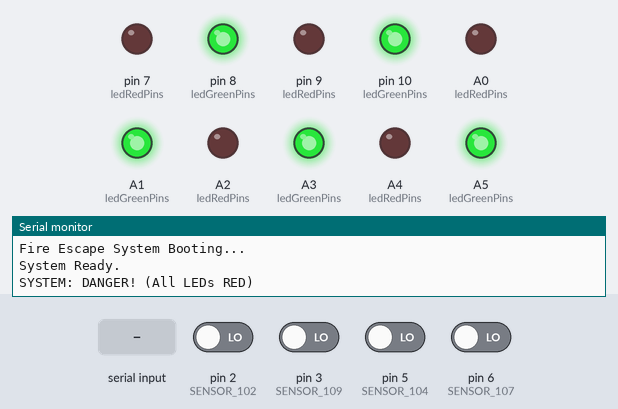
Bench run of a sketch on a simulated Arduino Uno, built with avr-gcc and run on an emulated ATmega328P. Shown: output pins drawn as LEDs (lit = HIGH), the last lines printed to the serial monitor. Inputs (shaded band) come from the test bench; at power-on: pin 2 (SENSOR_102), pin 3 (SENSOR_109), pin 5 (SENSOR_104), pin 6 (SENSOR_107) LOW.

Above: at 1.2 s.
1.3 s: pin 2 (SENSOR_102) driven HIGH
At 2.1 s:
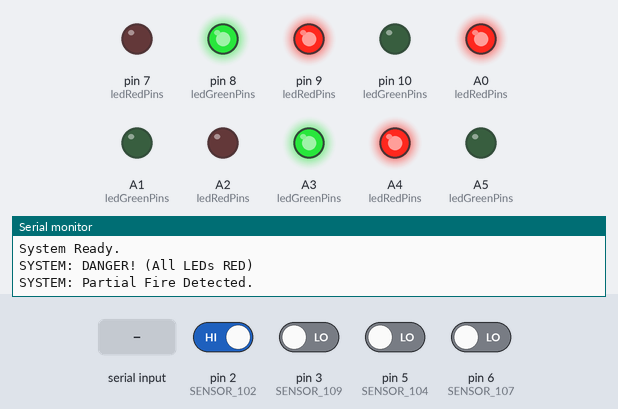
2.8 s: pin 5 (SENSOR_104) driven HIGH
At 3.3 s:
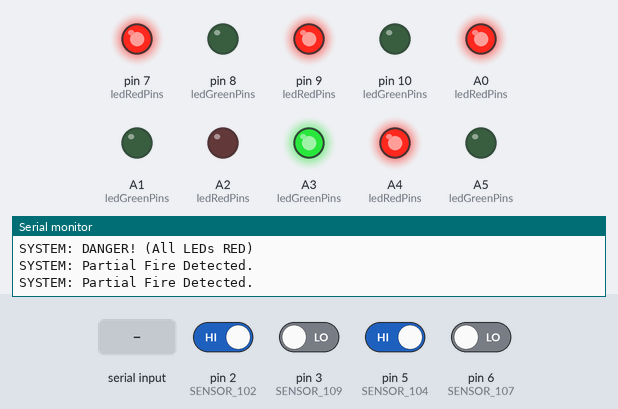
4.3 s: "1" received over the second serial link
At 5.5 s:
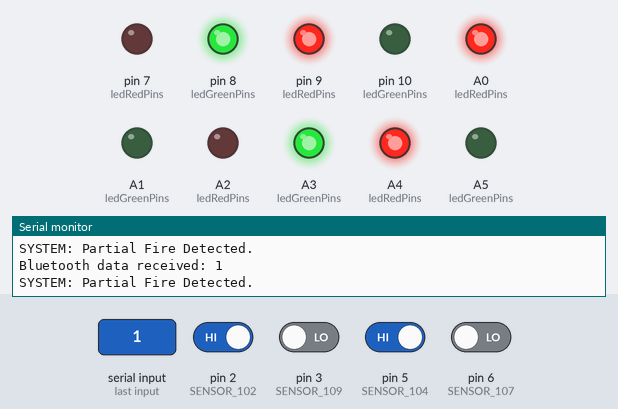
5.8 s: "3" received over the second serial link
At 6.9 s:
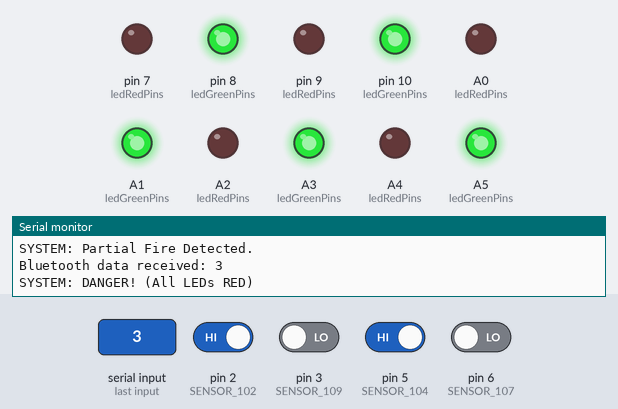
7.3 s: pin 3 (SENSOR_109) driven HIGH
At 8.1 s:
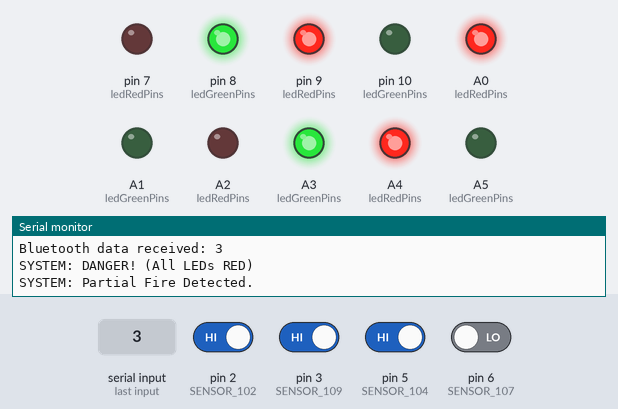
8.8 s: pin 6 (SENSOR_107) driven HIGH
At 9.3 s:
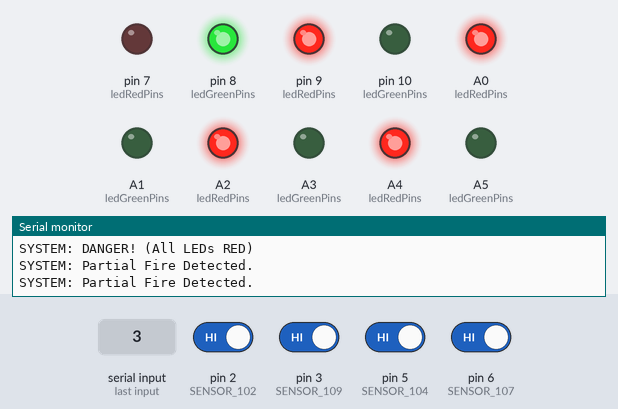
Timing chart, 0 to 11.3 s (numbered marks = the images above; inputs shaded):
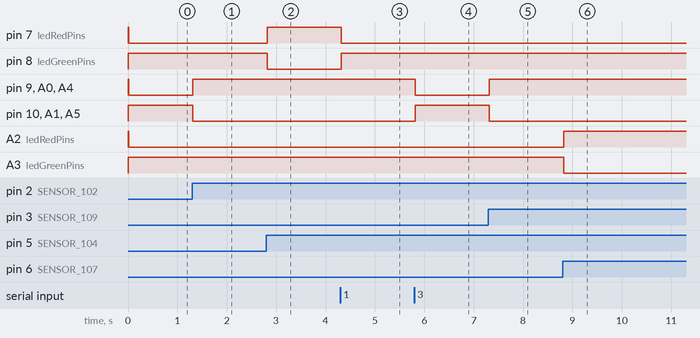

The sketch:

6case_led_control.ino
```cpp
/*
 * 프로젝트명: 지능형 화재 대피 유도 시스템 (FR-Table 기반)
 * MCU: Arduino UNO
 * 설명: 4개 구역의 화재 감지 센서와 블루투스 신호를 바탕으로
 * 요구사항(FR-05, 06, 07)에 정의된 고유 로직에 따라
 * 5개 구역(A,B,C,D,CS)의 2색 LED를 제어합니다.
 *
 * --- LED 작동 방식 ---
 * - 공통 애노드 (Common Anode)
 * - LED 공통 핀: 아두이노 5V
 * - LOW 신호 = 켜짐 (ON)
 * - HIGH 신호 = 꺼짐 (OFF)
 *
 * --- 핵심 로직 (FR-05, 06, 07) ---
 * 1. 평시 (0곳): ALL OFF
 * 2. 1~3곳 화재:
 * - A, C, CS = GREEN (항상 안전)
 * - B = RED (if 107 or 109) / else GREEN
 * - D = RED (if 102 or 104) / else GREEN
 * 3. 4곳 화재: ALL RED
 */

// 1. 라이브러리 포함
#include <SoftwareSerial.h>

// 2. 핀 번호 정의 (핀맵)
// ==========================================================
// HC-06 블루투스 핀
const int BT_RX_PIN = 11; // 아두이노 RX <- HC-06 TX
const int BT_TX_PIN = 12; // 아두이노 TX -> HC-06 RX (★★★ 전압분배 저항 필수 ★★★)

// 불꽃 감지 센서 핀 (입력)
const int SENSOR_102 = 2; // 1구역
const int SENSOR_109 = 3; // 2구역
const int SENSOR_104 = 5; // 3구역
const int SENSOR_107 = 6; // 4구역

// LED 루트 A (출력)
const int LED_A_RED = A0;
const int LED_A_GREEN = A1;

// LED 루트 B (출력)
const int LED_B_RED = A2;
const int LED_B_GREEN = A3;

// LED 루트 C (출력)
const int LED_C_RED = A4;
const int LED_C_GREEN = A5;

// LED 루트 D (출력)
const int LED_D_RED = 7;
const int LED_D_GREEN = 8;

// LED 센터스팟 (CS) (출력)
const int LED_CS_RED = 9;
const int LED_CS_GREEN = 10;


// 3. 전역 변수 및 객체 선언
// ==========================================================
// 블루투스 시리얼 객체 선언
SoftwareSerial btSerial(BT_RX_PIN, BT_TX_PIN);

// 센서 감지 상태 정의 (Active LOW)
const int FIRE_DETECTED = LOW;
const int NO_FIRE = HIGH;

// LED 제어 로직 정의 (공통 애노드)
const int LED_ON = LOW;
const int LED_OFF = HIGH;

// LED 상태 상수 (가독성)
const int STATE_OFF = 0;
const int STATE_RED = 1;
const int STATE_GREEN = 2;

// LED 핀 배열 (setLED 함수에서 사용)
// 순서: 0=A, 1=B, 2=C, 3=D, 4=CS
const int ledRedPins[5] = {LED_A_RED, LED_B_RED, LED_C_RED, LED_D_RED, LED_CS_RED};
const int ledGreenPins[5] = {LED_A_GREEN, LED_B_GREEN, LED_C_GREEN, LED_D_GREEN, LED_CS_GREEN};

// 화재 상태 저장 변수
// 순서: 0=102호, 1=109호, 2=104호, 3=107호
bool btFireState[4] = {false, false, false, false}; // 블루투스 가상 화재 상태
bool lastCombinedFireState[4] = {false, false, false, false}; // 깜빡임 방지용


// 4. setup() 함수 (초기 설정)
// ==========================================================
void setup() {
  // 시리얼 모니터 시작 (디버깅용)
  Serial.begin(9600);
  Serial.println("Fire Escape System Booting...");

  // 블루투스 시리얼 시작
  btSerial.begin(9600);

  // 핀 모드 설정: 불꽃 감지 센서 4개 (입력)
  pinMode(SENSOR_102, INPUT);
  pinMode(SENSOR_109, INPUT);
  pinMode(SENSOR_104, INPUT);
  pinMode(SENSOR_107, INPUT);

  // 핀 모드 설정: 2색 LED 핀 10개 (출력)
  for (int i = 0; i < 5; i++) {
    pinMode(ledRedPins[i], OUTPUT);
    pinMode(ledGreenPins[i], OUTPUT);
  }

  // 시스템 초기 상태(평시)로 설정 (모든 LED 끄기)
  resetToSafeMode();

  Serial.println("System Ready.");
}

// 5. loop() 함수 (메인 루프)
// ==========================================================
void loop() {
  // 1. 블루투스 입력 확인
  checkBluetooth();

  // 2. 물리적 화재 센서 값 읽기
  bool physicalFireState[4];
  checkFireSensors(physicalFireState);

  // 3. 최종 화재 상태 결정 (물리 센서 OR 블루투스 신호)
  bool combinedFireState[4];
  bool stateChanged = false; // 상태 변경 감지 플래그

  for (int i = 0; i < 4; i++) {
    combinedFireState[i] = physicalFireState[i] || btFireState[i];

    // 이전 상태와 비교하여 변경점이 있는지 확인 (깜빡임 방지)
    if (combinedFireState[i] != lastCombinedFireState[i]) {
      stateChanged = true;
    }
  }

  // 4. 시스템 상태가 변경되었을 때만 LED 업데이트
  if (stateChanged) {
    updateSystemOutputs(combinedFireState); // LED 업데이트 함수 호출

    // 5. 현재 상태를 '이전 상태'로 저장
    for (int i = 0; i < 4; i++) {
      lastCombinedFireState[i] = combinedFireState[i];
    }
  }

  // 시스템 안정화를 위한 짧은 딜레이
  delay(100);
}

// 6. 사용자 정의 함수 (기능별 분리)
// ==========================================================

/**
 * @brief 4개의 물리적 화재 센서 상태를 읽어 배열에 저장합니다.
 * @param pSensors (출력) 센서 상태를 저장할 bool 배열 (크기 4)
 */
void checkFireSensors(bool pSensors[]) {
  // Active LOW 방식: 감지되면 LOW(0), 평시는 HIGH(1)
  // 순서: 0=102호, 1=109호, 2=104호, 3=107호
  pSensors[0] = (digitalRead(SENSOR_102) == FIRE_DETECTED);
  pSensors[1] = (digitalRead(SENSOR_109) == FIRE_DETECTED);
  pSensors[2] = (digitalRead(SENSOR_104) == FIRE_DETECTED);
  pSensors[3] = (digitalRead(SENSOR_107) == FIRE_DETECTED);
}

/**
 * @brief 블루투스 시리얼 입력을 확인하고 btFireState를 업데이트합니다.
 */
void checkBluetooth() {
  if (btSerial.available()) {
    char data = btSerial.read();
    Serial.print("Bluetooth data received: ");
    Serial.println(data);

    switch (data) {
      case '1': // 102호(1구역) 가상 화재
        btFireState[0] = true;
        break;
      case '2': // 109호(2구역) 가상 화재
        btFireState[1] = true;
        break;
      case '3': // 104호(3구역) 가상 화재
        btFireState[2] = true;
        break;
      case '4': // 107호(4구역) 가상 화재
        btFireState[3] = true;
        break;
      case '0': // 시스템 리셋 (블루투스 신호만 리셋)
        for (int i = 0; i < 4; i++) {
          btFireState[i] = false;
        }
        Serial.println("Bluetooth triggers reset.");
        break;
    }
  }
}

/**
 * @brief ★★★ [핵심 로직] ★★★
 * 최종 화재 상태를 바탕으로 5개 LED 구역을 FR-05,06,07 로직으로 업데이트합니다.
 * @param fireState 최종 화재 상태 bool 배열 (크기 4)
 * [0]=102호, [1]=109호, [2]=104호, [3]=107호
 */
void updateSystemOutputs(bool fireState[]) {
  int fireCount = 0;
  for (int i = 0; i < 4; i++) {
    if (fireState[i]) {
      fireCount++;
    }
  }

  // --- 시나리오 1: 평시 (화재 0곳) ---
  if (fireCount == 0) {
    resetToSafeMode(); // 모든 LED 끄기
    Serial.println("SYSTEM: SAFE (All LEDs OFF)");
    return; // 함수 종료
  }

  // --- 시나리오 2: 최악 상황 (화재 4곳 모두) (FR-07) ---
  if (fireCount == 4) {
    Serial.println("SYSTEM: DANGER! (All LEDs RED)");
    // A, B, C, D, CS 모두 RED
    for (int i = 0; i < 5; i++) {
      setLED(i, STATE_RED);
    }
    return; // 함수 종료
  }

  // --- 시나리오 3: 1~3곳 화재 (FR-05, FR-06) ---
  Serial.println("SYSTEM: Partial Fire Detected.");

  // LED A: 항상 GREEN (FR-05)
  setLED(0, STATE_GREEN); // 0 = A

  // LED C: 항상 GREEN (FR-05)
  setLED(2, STATE_GREEN); // 2 = C

  // LED CS: 항상 GREEN (FR-06)
  setLED(4, STATE_GREEN); // 4 = CS

  // LED D: 102호(fireState[0]) 또는 104호(fireState[2]) 화재 시 RED (FR-05)
  if (fireState[0] || fireState[2]) {
    setLED(3, STATE_RED); // 3 = D
  } else {
    setLED(3, STATE_GREEN);
  }

  // LED B: 107호(fireState[3]) 또는 109호(fireState[1]) 화재 시 RED (FR-05)
  if (fireState[3] || fireState[1]) {
    setLED(1, STATE_RED); // 1 = B
  } else {
    setLED(1, STATE_GREEN);
  }
}


/**
 * @brief 지정된 2색 LED의 상태를 설정합니다 (공통 애노드 로직).
 * @param ledIndex LED 인덱스 (0:A, 1:B, 2:C, 3:D, 4:CS)
 * @param state 원하는 상태 (0: OFF, 1: RED, 2: GREEN)
 */
void setLED(int ledIndex, int state) {
  int redPin = ledRedPins[ledIndex];
  int greenPin = ledGreenPins[ledIndex];

  // 공통 애노드(Common Anode) 로직:
  // HIGH = 끄기, LOW = 켜기
  switch (state) {
    case STATE_OFF: // 0: 끄기
      digitalWrite(redPin, LED_OFF);
      digitalWrite(greenPin, LED_OFF);
      break;
    case STATE_RED: // 1: 빨간색
      digitalWrite(redPin, LED_ON);
      digitalWrite(greenPin, LED_OFF);
      break;
    case STATE_GREEN: // 2: 초록색
      digitalWrite(redPin, LED_OFF);
      digitalWrite(greenPin, LED_ON);
      break;
  }
}

/**
 * @brief 시스템을 평시(안전) 상태로 초기화합니다.
 * (모든 5개 구역 LED 끄기)
 */
void resetToSafeMode() {
  for (int i = 0; i < 5; i++) {
    setLED(i, STATE_OFF);
  }
}
```

Measured:
- after the input at 1.3 s, pin 9 (ledRedPins), A0 (ledRedPins), A4 (ledRedPins): LOW → HIGH at once; pin 10 (ledGreenPins), A1 (ledGreenPins), A5 (ledGreenPins): HIGH → LOW at once
- after the input at 2.8 s, pin 7 (ledRedPins): LOW → HIGH at once; pin 8 (ledGreenPins): HIGH → LOW at once
- after the input at 4.3 s, pin 7 (ledRedPins): HIGH → LOW at once; pin 8 (ledGreenPins): LOW → HIGH at once
- after the input at 5.8 s, pin 9 (ledRedPins), A0 (ledRedPins), A4 (ledRedPins): HIGH → LOW at once; pin 10 (ledGreenPins), A1 (ledGreenPins), A5 (ledGreenPins): LOW → HIGH at once
- after the input at 7.3 s, pin 9 (ledRedPins), A0 (ledRedPins), A4 (ledRedPins): LOW → HIGH at once; pin 10 (ledGreenPins), A1 (ledGreenPins), A5 (ledGreenPins): HIGH → LOW at once
- after the input at 8.8 s, A2 (ledRedPins): LOW → HIGH at once; A3 (ledGreenPins): HIGH → LOW at once
